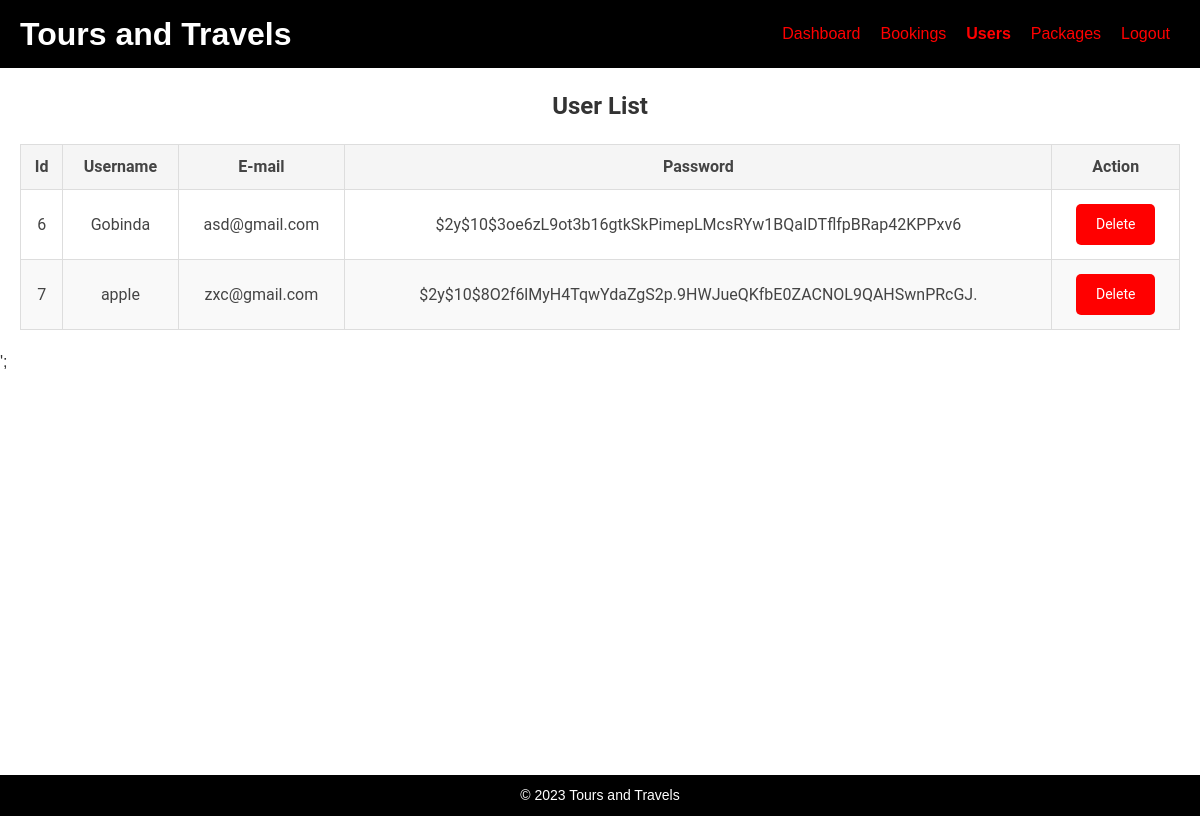
/Admin/user.php, run on the app's committed database.
### tables this page shows
CREATE TABLE `user` (
  `user_id` int(11) NOT NULL,
  `username` varchar(255) NOT NULL,
  `user_phone` varchar(20) DEFAULT NULL,
  `user_email` varchar(255) NOT NULL,
  `user_password` varchar(255) NOT NULL
);

### Admin/user.php (the view, shortened to what this page needs)
<!DOCTYPE html>
<html>
<head>
  <link rel="stylesheet" href="user.css">
</head>
<body>
  <header>
    <h1>Tours and Travels</h1>
    <nav>
      <ul>
        <li><a href="admin.php">Dashboard</a></li>
        <li><a href="bookings.php">Bookings</a></li>
        <li><a href="user.php"
            class="<?php echo basename($_SERVER['PHP_SELF']) == 'user.php' ? 'active' : ''; ?>">Users</a></li>
        <li><a href="test.php">Packages</a></li>
        <li><a href="Logout.php">Logout</a></li>
      </ul>
    </nav>
  </header>
  <?php
  require '../connect.php';
  $query = 'SELECT * FROM user';
  $result = mysqli_query($conn, $query);
  $html = '<div class="user-list">
<h2>User List</h2>
<table>
  <thead>
    <tr>
      <th>Id</th>
      <th>Username</th>
      <th>E-mail</th>
      <th>Password</th>
      <th>Action</th>
    </tr>
  </thead>
  <tbody>';
  while ($row = mysqli_fetch_assoc($result)) {
    $id = $row['user_id'];
    $html .= "<tr>";
    $html .= "<td>" . $id . "</td>";
    $html .= "<td>" . $row['username'] . "</td>";
    $html .= "<td>" . $row['user_email'] . "</td>";
    $html .= "<td>" . $row['user_password'] . "</td>";
    $html .= "<td>";
    $html .= "<a href='?delete=" . $id . "' class='button delete'>Delete</a>";
    $html .= "</td>";
    $html .= "</tr>";
  }
  $html .= '</tbody>
</table>
</div>';
  echo $html;
  ?>
  </div>';
</body>
</html>
<?php include ('footer.php'); ?>

### Admin/footer.php
<link rel="stylesheet" href="admin.css">
<footer>
		<p>&copy; 2023 Tours and Travels</p>
	</footer>
</body>
</html>

### Admin/user.css (style rules this page uses)
* { box-sizing: border-box; margin: 0; padding: 0; }
body { margin: 0; padding: 0; font-family: Arial, sans-serif; font-size: 16px; line-height: 1.5; color: #333; background-size: cover; background-position: center; overflow: hidden; min-height: 102vh; animation: body-animation 30s infinite; }
header { background-color: #000000; color: #fff; display: flex; justify-content: space-between; align-items: center; padding: 23px 55px; }
nav ul { list-style-type: none; margin: 0; padding: 0; display: flex; }
nav ul li { margin: 0 10px; }
nav ul li a { color: #fff; text-decoration: none; }
nav ul li a.active { color: #eb770a; font-weight: bold; }
.user-list { margin: 20px; font-family: 'Roboto', sans-serif; }
.user-list h2 { font-size: 24px; font-weight: bold; margin-bottom: 20px; text-align: center; }
.user-list table { border-collapse: collapse; width: 100%; }
.user-list th, .user-list td { border: 1px solid #ddd; padding: 10px; text-align: center; font-family: 'Roboto', sans-serif; color: #444; }
.user-list th { background-color: #f5f5f5; font-weight: bold; }
.user-list tr:nth-child(even) { background-color: #f9f9f9; }
.button { display: inline-block; padding: 10px 20px; background-color: #007bff; color: #fff; text-decoration: none; border-radius: 5px; border: none; cursor: pointer; font-size: 14px; margin: 4px 2px; }
.delete { background-color: red; }

### Admin/admin.css (style rules this page uses)
* { box-sizing: border-box; margin: 0; padding: 0; }
body { margin: 0; padding: 0; font-family: Arial, sans-serif; font-size: 16px; line-height: 1.5; color: #333; background-size: cover; background-position: center; overflow: hidden; min-height: 102vh; }
a { text-decoration: none; }
header { background-color: #000000; color: #fff; display: flex; justify-content: space-between; align-items: center; padding: 10px 20px; }
nav ul { list-style-type: none; margin: 0; padding: 0; display: flex; }
nav ul li { margin: 0 10px; }
nav ul li a { color: red; text-decoration: none; }
nav ul li a.active { color: red; font-weight: bold; }
footer { position: absolute; bottom: 0; left: 0; background-color: #000000; color: #fff; padding: 10px 0; width: 100%; }
footer p { margin: 0; font-size: 14px; text-align: center; }

### data on the page
user: user_id "6", username "Gobinda", user_email "asd@gmail.com", user_password "$2y$10$3oe6zL9ot3b16gtkSkPimepLMcsRYw1BQaIDTflfpBRap42KPPxv6"
user: user_id "7", username "apple", user_email "zxc@gmail.com", user_password "$2y$10$8O2f6lMyH4TqwYdaZgS2p.9HWJueQKfbE0ZACNOL9QAHSwnPRcGJ."
